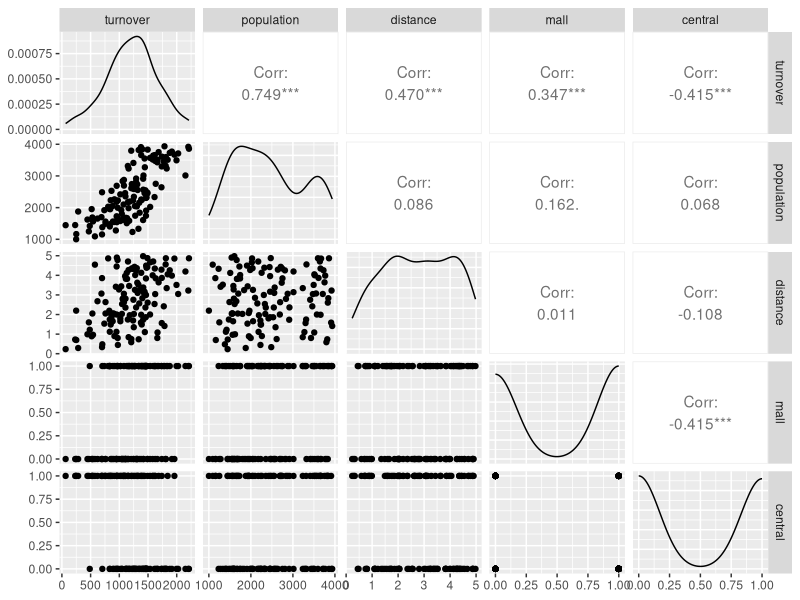
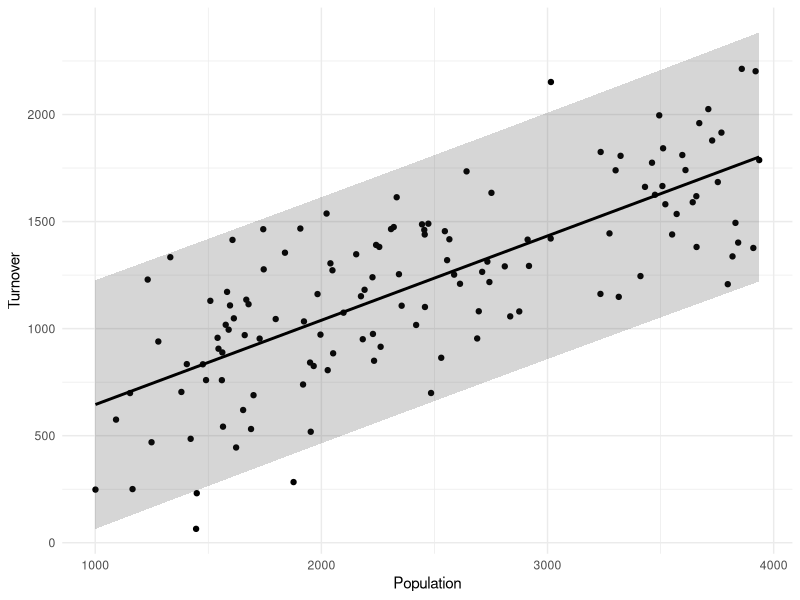
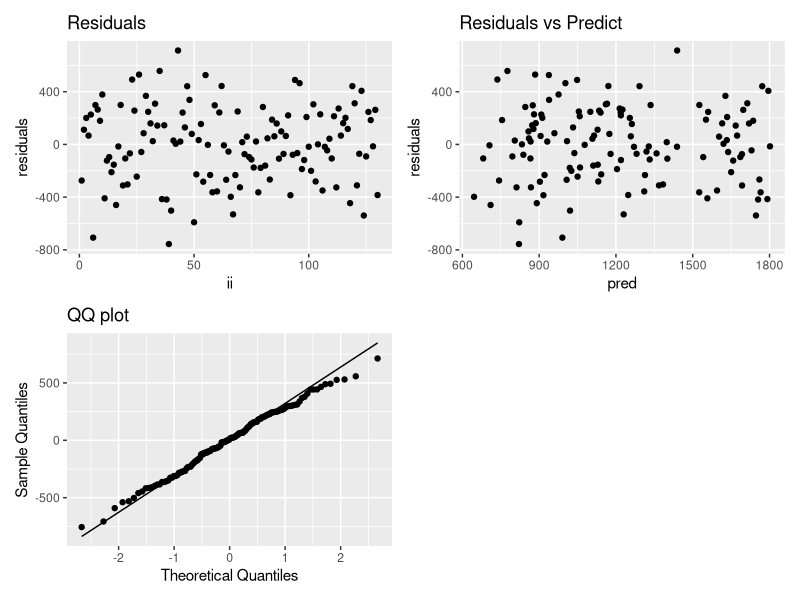
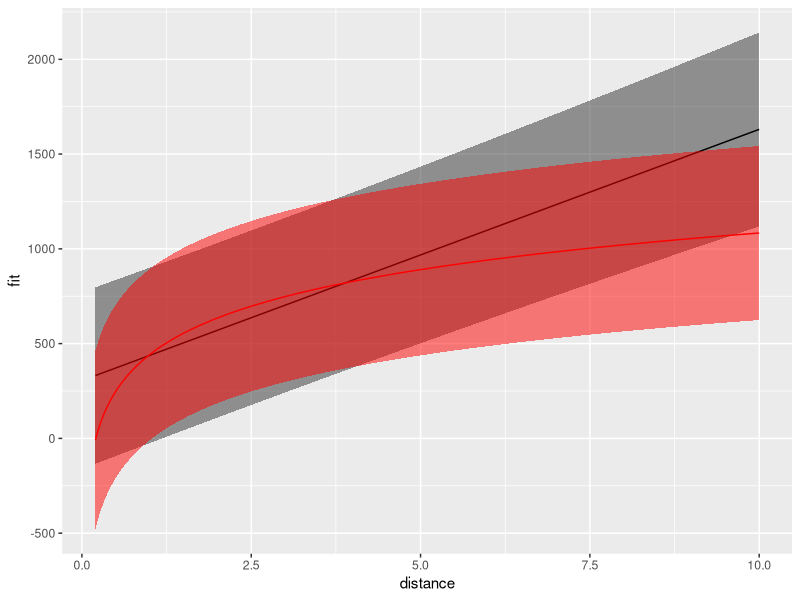

The R script that drew these images, in order:
## ---- chunk 1
library(car)
library(ggplot2)
library(GGally)
library(patchwork)
library(tidyverse)
rm(list = ls())
groceries = read.csv("groceries.csv")

## ---- chunk 2
ggpairs(groceries)

## ---- chunk 3
model0 = lm(turnover ~ population, data = groceries)
summary(model0)

## ---- chunk 4

# Create values of population over the range of your data
newdata <- data.frame(
  population = seq(
    min(groceries$population),
    max(groceries$population),
    length.out = 100
  )
)

# Get fitted values and prediction intervals
pred <- predict(model0, newdata = newdata, interval = "prediction")

# Add predictions to newdata
newdata <- cbind(newdata, as.data.frame(pred))

# Plot
ggplot() +
  geom_point(data = groceries, aes(x = population, y = turnover)) +
  geom_ribbon(
    data = newdata,
    aes(x = population, ymin = lwr, ymax = upr),
    alpha = 0.2
  ) +
  geom_line(
    data = newdata,
    aes(x = population, y = fit),
    linewidth = 1
  ) +
  labs(
    x = "Population",
    y = "Turnover"
  ) +
  theme_minimal()
## ---- chunk 5

pred <- predict(model0, newdata = data.frame(population = 2000), interval = "prediction")
pred
## ---- chunk 6
res = data.frame(residuals = residuals(model0), 
                 pred = predict(newdata = groceries, model0),
                 obs = groceries$turnover,
                 pop = groceries$population,
                 ii = 1:dim(groceries)[1])

p1 = res %>% ggplot() + geom_point(aes(ii, residuals)) + ggtitle("Residuals")
p2 = res %>% ggplot() + geom_point(aes(pred, residuals)) + ggtitle("Residuals vs Predict")


p3 <- ggplot(res, aes(sample = residuals))
p3 = p3 + stat_qq() + stat_qq_line()+xlab("Theoretical Quantiles") + ylab("Sample Quantiles") +
  ggtitle("QQ plot")
 p1+p2 + p3 + plot_layout(ncol= 2)

## ---- chunk 7
model1 = lm(turnover ~ population + distance, data = groceries)
model1b = lm(turnover ~ population + log(distance), data = groceries)
## ---- chunk 8
summary(model0)
## ---- chunk 9
summary(model1)
## ---- chunk 10
newdata = data.frame(distance  = seq(0.2, 10, 0.01), population = 1000)
pred1 = data.frame(predict(model1, newdata, interval = "pred" )) %>%
  mutate(distance = newdata$distance)
pred2 = data.frame(predict(model1b, newdata, interval = "pred")) %>%
  mutate(distance = newdata$distance)


ggplot() + geom_ribbon(data = pred1, aes(x = distance, ymin = lwr, ymax = upr), alpha = 0.5)+ 
  geom_line(data = pred1, aes(x = distance,y = fit)) + 
  geom_ribbon(data = pred2, aes(x = distance, ymin = lwr, ymax = upr), alpha = 0.5, fill = "red") +
  geom_line(data = pred2, aes(x = distance,y = fit), color ="red") 



## ---- chunk 11
model2 = lm(turnover ~ population + log(distance) + mall, data = groceries)
summary(model2)
